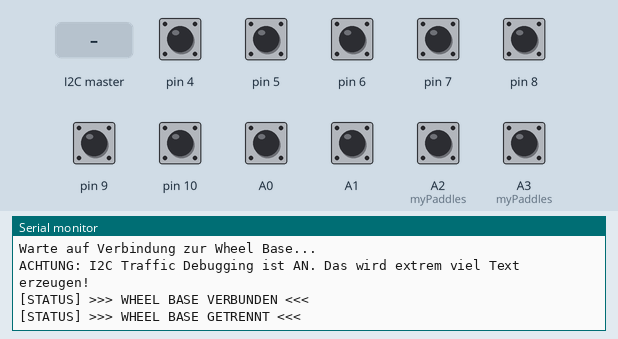
Simulated run of this sketch. Board: Arduino Uno, built with avr-gcc and run on an emulated ATmega328P. Parts: the last lines printed to the serial monitor. The inputs (shaded band) are chosen by the test bench; at power-on: A0, A1, A2 (myPaddles), A3 (myPaddles), pin 4–10 HIGH.

Above: at 1.2 s.
1.3 s: pin 4 pulled LOW for 0.15 s
At 1.9 s:
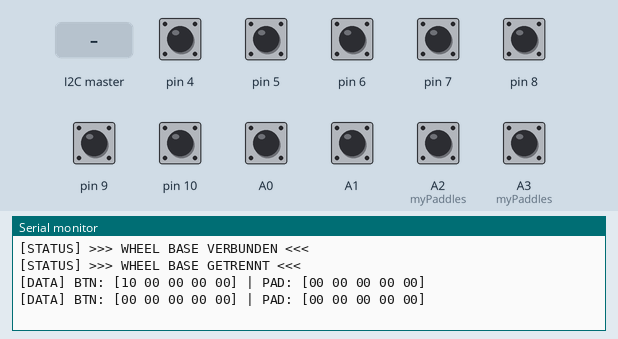
2.9 s: A2 (myPaddles) pulled LOW for 0.15 s
At 3.03 s:
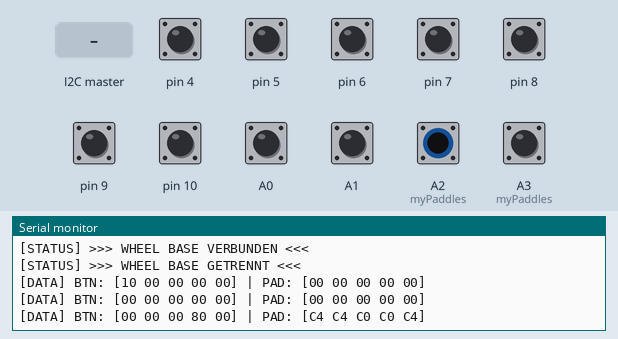
4.5 s: the I2C master sends the byte 1
At 4.81 s:
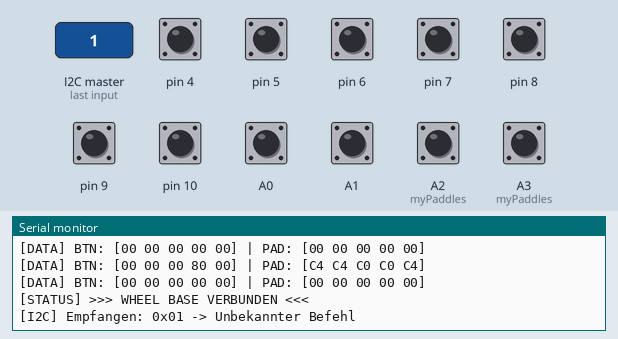
6.0 s: the I2C master sends the byte 90
At 6.31 s:
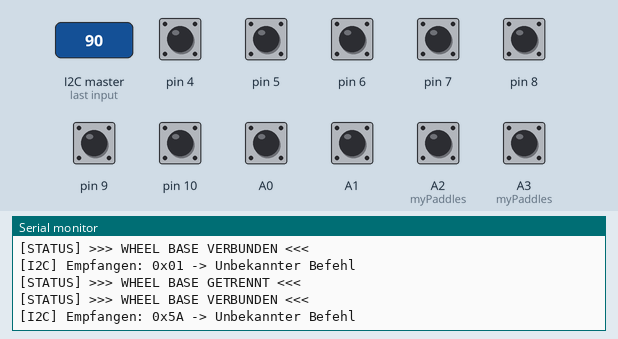
7.5 s: the I2C master sends the byte 200
At 7.81 s:
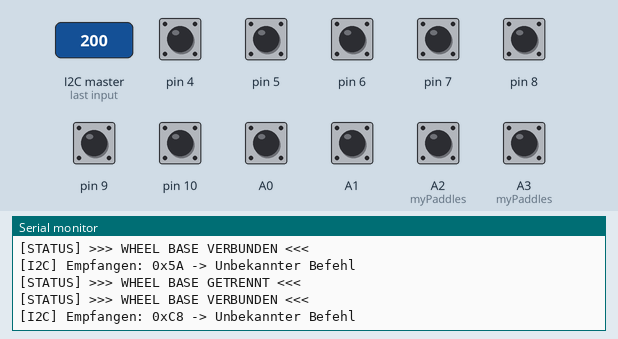
9.0 s: pin 5 pulled LOW for 0.15 s
At 10.2 s:
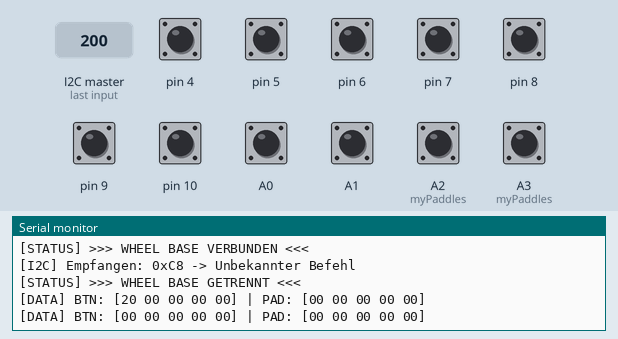
Timing chart, 0 to 11.6 s (numbered marks = the images above; inputs shaded):
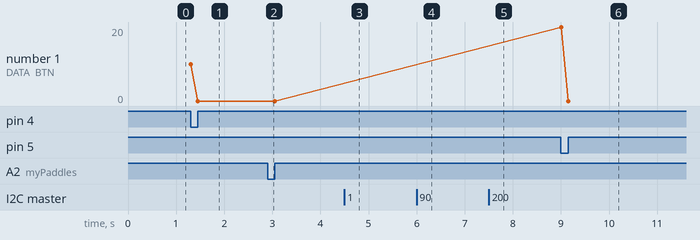

Measured:
- after the input at 1.3 s, the serial monitor: prints a new line at once (image 1)
- after the input at 2.9 s, the serial monitor: prints a new line at once (image 2)
- after the input at 4.5 s, the serial monitor: prints a new line at once (image 3)
- after the input at 6.0 s, the serial monitor: prints a new line at once (image 4)
- after the input at 7.5 s, the serial monitor: prints a new line at once (image 5)
- after the input at 9.0 s, the serial monitor: prints a new line at once (image 6)

The sketch:

Code.ino
```cpp
#include <Wire.h>

// =========================================================================
// KONFIGURATION & DEBUG SCHALTER
// =========================================================================
#define SLAVE_ADDRESS 0x09

// --- DEBUG SCHALTER (true = an, false = aus) ---
#define DEBUG_BUTTONS     true   // Zeigt an, wenn Knöpfe/Paddles gedrückt werden
#define DEBUG_CONNECTION  true   // Zeigt an, ob das Lenkrad mit der Base verbunden ist
#define DEBUG_I2C_TRAFFIC true  // WARNUNG: Zeigt JEDEN I2C Befehl an (Spammt den Serial Monitor voll!)

constexpr uint8_t FC_PAYLOAD = 0x04; // Moza ES ID
constexpr uint8_t F9_PAYLOAD = 0x02;

enum SlaveState { NONE, FC_RECEIVED, F9_RECEIVED, DD_RECEIVED, DB_RECEIVED, DE_RECEIVED };
volatile SlaveState currentState = NONE;
volatile int8_t btnSeqIdx = -1;

constexpr uint8_t payloadSize = 5;
volatile uint8_t btnPayloads[payloadSize] = {0, 0, 0, 0, 0};
volatile uint8_t rotaryPayloads[payloadSize] = {0, 0, 0, 0, 0};
volatile uint8_t paddlePayloads[payloadSize] = {0, 0, 0, 0, 0};

// --- Debug-Speicher ---
uint8_t lastBtnPayloads[payloadSize] = {0};
uint8_t lastPaddlePayloads[payloadSize] = {0};

// --- Verbindungs- & Traffic-Speicher ---
volatile unsigned long lastI2cTime = 0;
bool isConnected = false;

// Ringpuffer für I2C Traffic (sichert Daten zwischen ISR und Loop)
constexpr uint8_t BUFFER_SIZE = 64;
volatile uint8_t i2cRxBuffer[BUFFER_SIZE];
volatile uint8_t i2cRxHead = 0;
volatile uint8_t i2cRxTail = 0;

// =========================================================================
// MAPPING STRUKTUREN
// =========================================================================

struct ButtonMapping {
    uint8_t pin;
    uint8_t index;
    uint8_t value;
};

struct PaddleMapping {
    uint8_t pin;
    uint8_t data[5];
};

// --- BUTTON MAPPING ---
const ButtonMapping myButtons[] = {
    {0, 1, 0x40}, {0, 1, 0x80}, {0, 1, 0x20}, {6, 1, 0x10}, {0, 0, 0x80},
    {9, 0, 0x40}, {4, 0, 0x10}, {5, 0, 0x20}, {0, 2, 0x40}, {7, 2, 0x80},
    {8, 2, 0x10}, {0, 2, 0x20}, {0, 3, 0x10}, {0, 3, 0x08}, {14, 3, 0x40},
    {16, 3, 0x80}, {10, 3, 0x20}, {0, 4, 0x80}, {0, 4, 0x40}, {A1, 4, 0x10},
    {A0, 4, 0x20}, {15, 4, 0x08}
};

// --- PADDLE MAPPING ---
const PaddleMapping myPaddles[] = {
    {A3, {0xC2, 0xC2, 0xC0, 0xC0, 0xC2}},
    {A2, {0xC4, 0xC4, 0xC0, 0xC0, 0xC4}}
};

const size_t numButtons = sizeof(myButtons) / sizeof(ButtonMapping);
const size_t numPaddles = sizeof(myPaddles) / sizeof(PaddleMapping);

// =========================================================================
// I2C LOGIK (Interrupts)
// =========================================================================

void requestEvent() {
    lastI2cTime = millis(); // Update Verbindungs-Timer

    uint8_t response = 0;
    switch (currentState) {
        case FC_RECEIVED: response = FC_PAYLOAD; break;
        case F9_RECEIVED: response = F9_PAYLOAD; break;
        case DD_RECEIVED:
            if (btnSeqIdx >= 0 && btnSeqIdx < payloadSize) {
                response = btnPayloads[btnSeqIdx] + rotaryPayloads[btnSeqIdx];
            }
            break;
        case DE_RECEIVED:
            if (btnSeqIdx >= 0 && btnSeqIdx < payloadSize) {
                response = paddlePayloads[btnSeqIdx];
            }
            break;
        case DB_RECEIVED: response = 0x04; break;
        default: response = 0; break;
    }
    Wire.write(response);
    currentState = NONE;
}

void receiveEvent(int bytes) {
    lastI2cTime = millis(); // Update Verbindungs-Timer

    while (Wire.available()) {
        uint8_t received = Wire.read();

        // Wenn Traffic-Debug an ist, Befehl in den Puffer schreiben
        if (DEBUG_I2C_TRAFFIC) {
            uint8_t nextHead = (i2cRxHead + 1) % BUFFER_SIZE;
            if (nextHead != i2cRxTail) { // Nur schreiben, wenn Puffer nicht voll
                i2cRxBuffer[i2cRxHead] = received;
                i2cRxHead = nextHead;
            }
        }

        switch (received) {
            case 0xFC: currentState = FC_RECEIVED; btnSeqIdx = -1; break;
            case 0xF9: currentState = F9_RECEIVED; break;
            case 0xDD: currentState = DD_RECEIVED; btnSeqIdx++; break;
            case 0xDE: currentState = DE_RECEIVED; break;
            case 0xDB: currentState = DB_RECEIVED; break;
            default: currentState = NONE; break;
        }
    }
}

// =========================================================================
// DEBUG FUNKTIONEN FÜR DEN LOOP
// =========================================================================

void printHex(uint8_t num) {
    if (num < 0x10) Serial.print("0");
    Serial.print(num, HEX);
}

void processDebug() {
    // --- 1. VERBINDUNGS-STATUS PRÜFEN ---
    if (DEBUG_CONNECTION) {
        unsigned long currentI2cTime;
        // Sicherer Lesezugriff auf Interrupt-Variable
        noInterrupts();
        currentI2cTime = lastI2cTime;
        interrupts();

        // Wenn das letzte Signal weniger als 500ms her ist, sind wir verbunden
        bool currentlyConnected = (millis() - currentI2cTime) < 500;

        // Nur bei Änderung ausgeben
        if (currentlyConnected != isConnected) {
            isConnected = currentlyConnected;
            if (isConnected) {
                Serial.println("\n[STATUS] >>> WHEEL BASE VERBUNDEN <<<");
            } else {
                Serial.println("\n[STATUS] >>> WHEEL BASE GETRENNT <<<");
            }
        }
    }

    // --- 2. I2C TRAFFIC AUSGEBEN ---
    if (DEBUG_I2C_TRAFFIC) {
        while (i2cRxTail != i2cRxHead) {
            uint8_t cmd = i2cRxBuffer[i2cRxTail];
            i2cRxTail = (i2cRxTail + 1) % BUFFER_SIZE;

            Serial.print("[I2C] Empfangen: 0x");
            printHex(cmd);
            Serial.print(" -> ");

            // Befehl übersetzen
            switch(cmd) {
                case 0xFC: Serial.println("ID Abfrage (FC)"); break;
                case 0xF9: Serial.println("Setup Abfrage (F9)"); break;
                case 0xDD: Serial.println("Lese Buttons (DD)"); break;
                case 0xDE: Serial.println("Lese Paddles (DE)"); break;
                case 0xDB: Serial.println("Zyklus Ende (DB)"); break;
                default:   Serial.println("Unbekannter Befehl"); break;
            }
        }
    }

    // --- 3. BUTTON & PADDLE STATUS ---
    if (DEBUG_BUTTONS) {
        bool hasChanged = false;
        for (int i = 0; i < payloadSize; i++) {
            if (btnPayloads[i] != lastBtnPayloads[i] || paddlePayloads[i] != lastPaddlePayloads[i]) {
                hasChanged = true;
                break;
            }
        }

        if (hasChanged) {
            Serial.print("[DATA] BTN: [");
            for (int i = 0; i < payloadSize; i++) {
                printHex(btnPayloads[i]);
                if (i < payloadSize - 1) Serial.print(" ");
                lastBtnPayloads[i] = btnPayloads[i];
            }
            Serial.print("] | PAD: [");
            for (int i = 0; i < payloadSize; i++) {
                printHex(paddlePayloads[i]);
                if (i < payloadSize - 1) Serial.print(" ");
                lastPaddlePayloads[i] = paddlePayloads[i];
            }
            Serial.println("]");
        }
    }
}

// =========================================================================
// SETUP & LOOP
// =========================================================================

void setup() {
    Serial.begin(115200);

    Wire.begin(SLAVE_ADDRESS);
    Wire.setClock(400000);
    digitalWrite(SDA, LOW);
    digitalWrite(SCL, LOW);
    Wire.onRequest(requestEvent);
    Wire.onReceive(receiveEvent);

    for (size_t i = 0; i < numButtons; i++) {
        if (myButtons[i].pin > 0) pinMode(myButtons[i].pin, INPUT_PULLUP);
    }

    for (size_t i = 0; i < numPaddles; i++) {
        if (myPaddles[i].pin > 0) pinMode(myPaddles[i].pin, INPUT_PULLUP);
    }

    Serial.println("=========================================");
    Serial.println("  Moza ES Emulator gestartet");
    Serial.println("=========================================");
    Serial.println("Warte auf Verbindung zur Wheel Base...");

    if (DEBUG_I2C_TRAFFIC) {
        Serial.println("ACHTUNG: I2C Traffic Debugging ist AN. Das wird extrem viel Text erzeugen!");
    }
}

void loop() {
    uint8_t tempBtnPayloads[payloadSize] = {0};
    uint8_t tempPaddlePayloads[payloadSize] = {0};

    // 1. Buttons scannen
    for (size_t i = 0; i < numButtons; i++) {
        if (myButtons[i].pin > 0) {
            if (digitalRead(myButtons[i].pin) == LOW) {
                tempBtnPayloads[myButtons[i].index] |= myButtons[i].value;
            }
        }
    }

    // 2. Paddles scannen
    for (size_t i = 0; i < numPaddles; i++) {
        if (myPaddles[i].pin > 0) {
            if (digitalRead(myPaddles[i].pin) == LOW) {
                for (int j = 0; j < 5; j++) {
                    tempPaddlePayloads[j] += myPaddles[i].data[j];
                }
            }
        }
    }

    // 3. Payloads übergeben
    noInterrupts();
    for (int i = 0; i < payloadSize; i++) {
        btnPayloads[i] = tempBtnPayloads[i];
        paddlePayloads[i] = tempPaddlePayloads[i];
    }
    interrupts();

    // 4. Debug-Ausgaben verarbeiten
    processDebug();

    delay(5);
}
```
